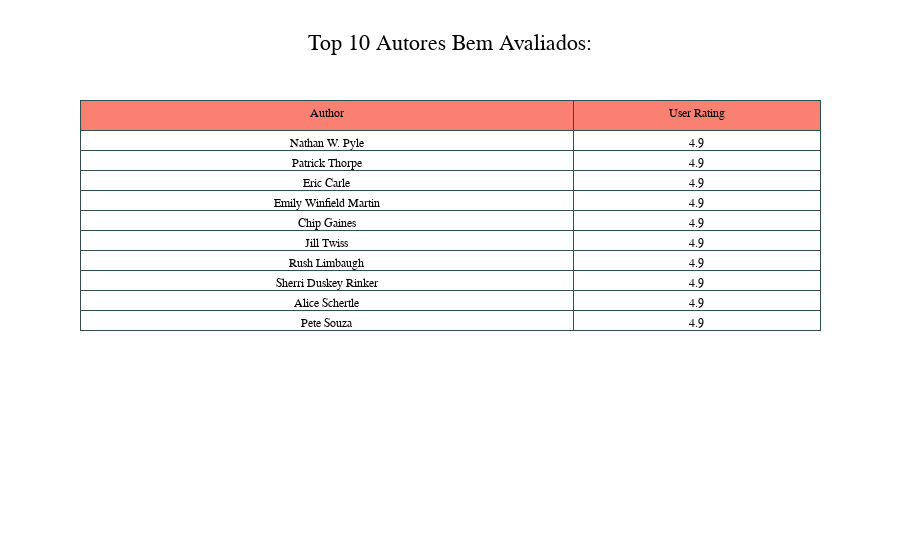

Notebook cell for this chart:
### Code cell
# Visualização em tabela dos melhores autores:
fig_1 = make_subplots(rows=1, cols=1, subplot_titles=(""))


# Parâmetros da tabela:
fig_1.add_trace(go.Table(columnorder = [1,2],
                         columnwidth = [20,10],
                         header=dict(values=authors_by_rating.columns, 
                                     line_color='darkslategray',
                                     fill_color='Salmon',
                                     height=30),
                         cells=dict(values=[authors_by_rating['Author'][:10],
                                    authors_by_rating['User Rating'][:10]], 
                                    line_color='darkslategray',
                                    fill_color='White')))

# Parâmetros para exibição da tabela:
fig_1.update_layout(showlegend=False, 
                    title_text='Top 10 Autores Avaliados:', 
                    title_font_size=22, 
                    title_font_family='Arial', 
                    title_x=0.5,
                    font=dict(family='Arial', 
                              size=12, 
                              color='black'))

# Exibindo a tabela:
fig_1.show()

### Figure 1 — Plotly figure (JSON) as saved in the notebook; plotly's stock layout.template omitted (floating-point values rounded to 4 significant figures)
{"data": [{"cells": {"fill": {"color": "White"}, "line": {"color": "darkslategray"}, "values": [["Nathan W. Pyle", "Patrick Thorpe", "Eric Carle", "Emily Winfield Martin", "Chip Gaines", "Jill Twiss", "Rush Limbaugh", "Sherri Duskey Rinker", "Alice Schertle", "Pete Souza"], [4.9, 4.9, 4.9, 4.9, 4.9, 4.9, 4.9, 4.9, 4.9, 4.9]]}, "columnorder": [1, 2], "columnwidth": [20, 10], "header": {"fill": {"color": "Salmon"}, "height": 30, "line": {"color": "darkslategray"}, "values": ["Author", "User Rating"]}, "type": "table"}], "layout": {"font": {"color": "black", "family": "Arial", "size": 12}, "showlegend": false, "title": {"font": {"family": "Arial", "size": 22}, "text": "Top 10 Autores Bem Avaliados:", "x": 0.5}, "xaxis": {"anchor": "y", "domain": [0, 1]}, "yaxis": {"anchor": "x", "domain": [0, 1]}}}
